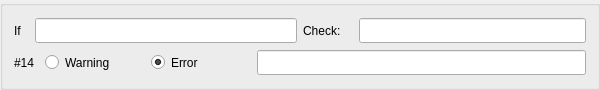
         <widget class="QGroupBox" name="groupBox_ch17">
          <property name="sizePolicy">
           <sizepolicy hsizetype="MinimumExpanding" vsizetype="Fixed">
            <horstretch>0</horstretch>
            <verstretch>0</verstretch>
           </sizepolicy>
          </property>
          <property name="minimumSize">
           <size>
            <width>600</width>
            <height>90</height>
           </size>
          </property>
          <property name="maximumSize">
           <size>
            <width>16777215</width>
            <height>90</height>
           </size>
          </property>
          <property name="title">
           <string/>
          </property>
          <layout class="QHBoxLayout" name="horizontalLayout_395">
           <item>
            <layout class="QVBoxLayout" name="verticalLayout_104">
             <item>
              <layout class="QHBoxLayout" name="horizontalLayout_396">
               <item>
                <layout class="QHBoxLayout" name="horizontalLayout_397">
                 <item>
                  <widget class="QLabel" name="label_423">
                   <property name="sizePolicy">
                    <sizepolicy hsizetype="Fixed" vsizetype="Fixed">
                     <horstretch>0</horstretch>
                     <verstretch>0</verstretch>
                    </sizepolicy>
                   </property>
                   <property name="minimumSize">
                    <size>
                     <width>15</width>
                     <height>25</height>
                    </size>
                   </property>
                   <property name="text">
                    <string>If</string>
                   </property>
                  </widget>
                 </item>
                 <item>
                  <widget class="QLineEdit" name="check_if_14">
                   <property name="sizePolicy">
                    <sizepolicy hsizetype="MinimumExpanding" vsizetype="Fixed">
                     <horstretch>0</horstretch>
                     <verstretch>0</verstretch>
                    </sizepolicy>
                   </property>
                   <property name="minimumSize">
                    <size>
                     <width>160</width>
                     <height>25</height>
                    </size>
                   </property>
                  </widget>
                 </item>
                </layout>
               </item>
               <item>
                <layout class="QHBoxLayout" name="horizontalLayout_398">
                 <item>
                  <widget class="QLabel" name="label_424">
                   <property name="sizePolicy">
                    <sizepolicy hsizetype="Fixed" vsizetype="Fixed">
                     <horstretch>0</horstretch>
                     <verstretch>0</verstretch>
                    </sizepolicy>
                   </property>
                   <property name="minimumSize">
                    <size>
                     <width>50</width>
                     <height>25</height>
                    </size>
                   </property>
                   <property name="text">
                    <string>Check:</string>
                   </property>
                  </widget>
                 </item>
                 <item>
                  <widget class="QLineEdit" name="check_check_14">
                   <property name="sizePolicy">
                    <sizepolicy hsizetype="MinimumExpanding" vsizetype="Fixed">
                     <horstretch>0</horstretch>
                     <verstretch>0</verstretch>
                    </sizepolicy>
                   </property>
                   <property name="minimumSize">
                    <size>
                     <width>160</width>
                     <height>25</height>
                    </size>
                   </property>
                  </widget>
                 </item>
                </layout>
               </item>
              </layout>
             </item>
             <item>
              <layout class="QHBoxLayout" name="horizontalLayout_399">
               <item>
                <widget class="QLabel" name="label_425">
                 <property name="sizePolicy">
                  <sizepolicy hsizetype="Fixed" vsizetype="Fixed">
                   <horstretch>0</horstretch>
                   <verstretch>0</verstretch>
                  </sizepolicy>
                 </property>
                 <property name="minimumSize">
                  <size>
                   <width>25</width>
                   <height>25</height>
                  </size>
                 </property>
                 <property name="maximumSize">
                  <size>
                   <width>25</width>
                   <height>25</height>
                  </size>
                 </property>
                 <property name="text">
                  <string>#14</string>
                 </property>
                </widget>
               </item>
               <item>
                <layout class="QHBoxLayout" name="horizontalLayout_400">
                 <item>
                  <widget class="QRadioButton" name="check_warning_14">
                   <property name="minimumSize">
                    <size>
                     <width>100</width>
                     <height>25</height>
                    </size>
                   </property>
                   <property name="text">
                    <string>Warning</string>
                   </property>
                  </widget>
                 </item>
                 <item>
                  <widget class="QRadioButton" name="check_error_14">
                   <property name="minimumSize">
                    <size>
                     <width>100</width>
                     <height>25</height>
                    </size>
                   </property>
                   <property name="text">
                    <string>Error</string>
                   </property>
                   <property name="checked">
                    <bool>true</bool>
                   </property>
                  </widget>
                 </item>
                </layout>
               </item>
               <item>
                <widget class="QLineEdit" name="check_message_14">
                 <property name="sizePolicy">
                  <sizepolicy hsizetype="MinimumExpanding" vsizetype="Fixed">
                   <horstretch>0</horstretch>
                   <verstretch>0</verstretch>
                  </sizepolicy>
                 </property>
                 <property name="minimumSize">
                  <size>
                   <width>170</width>
                   <height>25</height>
                  </size>
                 </property>
                </widget>
               </item>
              </layout>
             </item>
            </layout>
           </item>
          </layout>
         </widget>
